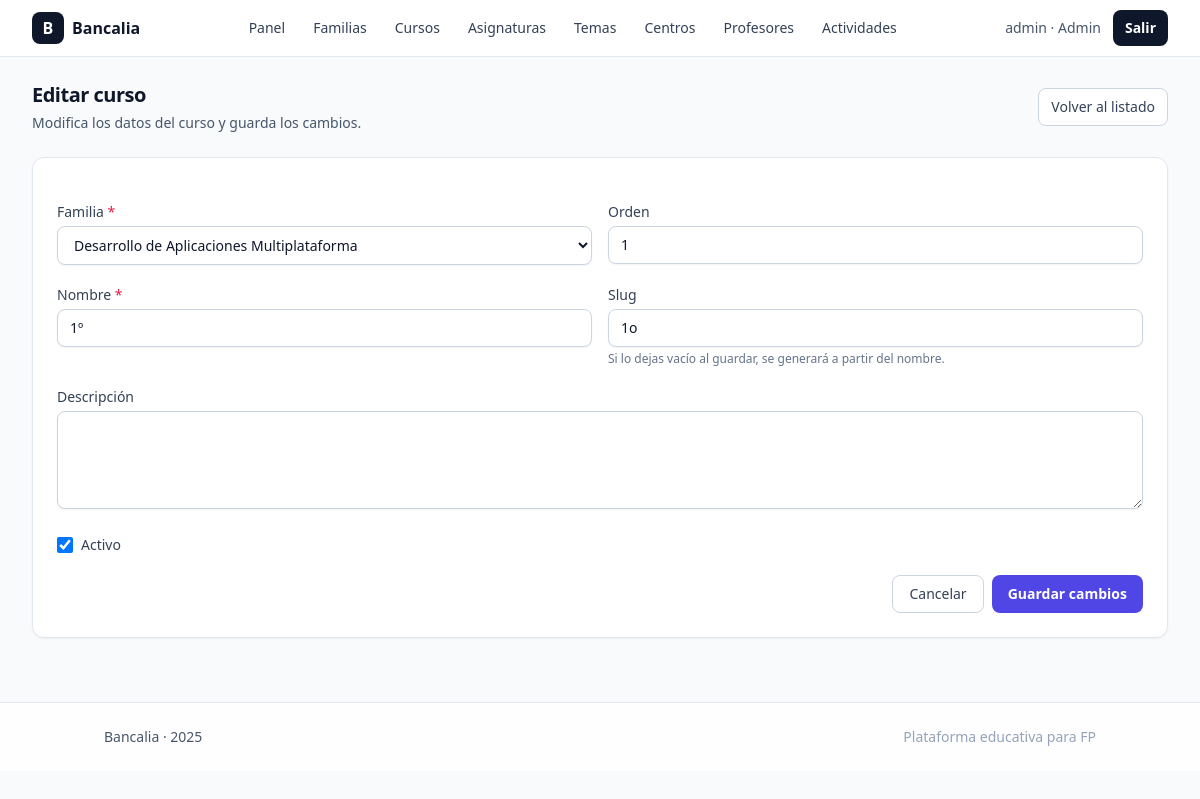
The app's page /admin/cursos/edit.php?id=1 (signed in) with its own data.
### tables this page shows
CREATE TABLE `cursos` (
  `id` int(11) NOT NULL,
  `familia_id` int(11) NOT NULL,
  `nombre` varchar(80) NOT NULL,
  `slug` varchar(120) NOT NULL,
  `descripcion` text DEFAULT NULL,
  `orden` int(11) NOT NULL DEFAULT 1,
  `is_active` tinyint(1) NOT NULL DEFAULT 1,
  `created_at` datetime NOT NULL DEFAULT current_timestamp(),
  `updated_at` datetime NOT NULL DEFAULT current_timestamp() ON UPDATE current_timestamp()
);

CREATE TABLE `familias_profesionales` (
  `id` int(11) NOT NULL,
  `nombre` varchar(150) NOT NULL,
  `slug` varchar(160) NOT NULL,
  `descripcion` text DEFAULT NULL,
  `is_active` tinyint(1) NOT NULL DEFAULT 1,
  `created_at` datetime NOT NULL DEFAULT current_timestamp(),
  `updated_at` datetime NOT NULL DEFAULT current_timestamp() ON UPDATE current_timestamp()
);

### config.php (called while the page is built, shortened)
<?php
function pdo(): PDO {
  static $pdo;
  if ($pdo instanceof PDO) return $pdo;
  $pdo = new PDO(
    'mysql:host=127.0.0.1;dbname=bancalia;charset=utf8mb4',
    'root', '',
    [
      PDO::ATTR_ERRMODE => PDO::ERRMODE_EXCEPTION,
      PDO::ATTR_DEFAULT_FETCH_MODE => PDO::FETCH_ASSOC,
      PDO::ATTR_EMULATE_PREPARES => false,
    ]
  );
  return $pdo;
}

### public/admin/cursos/edit.php (the view, shortened to what this page needs)
<?php
require_once __DIR__ . '/../../../config.php';
$id = (int)($_GET['id'] ?? 0);
$fams = pdo()->query('SELECT id, nombre FROM familias_profesionales WHERE is_active=1 ORDER BY nombre ASC')->fetchAll();
$st = pdo()->prepare('SELECT * FROM cursos WHERE id=:id LIMIT 1');
$st->execute([':id'=>$id]);
$row = $st->fetch();
require_once __DIR__ . '/../../../partials/header.php';
?>
<div class="mb-6 flex items-center justify-between">
  <div>
    <h1 class="text-xl font-semibold tracking-tight">Editar curso</h1>
    <p class="mt-1 text-sm text-slate-600">Modifica los datos del curso y guarda los cambios.</p>
  </div>
  <a href="<?= PUBLIC_URL ?>/admin/cursos/index.php"
     class="inline-flex items-center rounded-lg border border-slate-300 bg-white px-3 py-2 text-sm font-medium text-slate-700 hover:bg-slate-100">
    Volver al listado
  </a>
</div>
<div class="rounded-xl border border-slate-200 bg-white p-6 shadow-sm">
  <form method="post" action="" class="space-y-5">
    <div class="grid gap-4 sm:grid-cols-2">
      <div>
        <label for="familia_id" class="mb-1 block text-sm font-medium text-slate-700">Familia <span class="text-rose-600">*</span></label>
        <select id="familia_id" name="familia_id" required
                class="w-full rounded-lg border border-slate-300 bg-white px-3 py-2 text-sm shadow-sm focus:outline-none focus:ring-2 focus:ring-slate-400 focus:border-slate-400">
          <?php foreach ($fams as $f): ?>
            <option value="<?= (int)$f['id'] ?>" <?= (int)$row['familia_id']===(int)$f['id'] ? 'selected' : '' ?>>
              <?= htmlspecialchars($f['nombre']) ?>
            </option>
          <?php endforeach; ?>
        </select>
      </div>
      <div>
        <label for="orden" class="mb-1 block text-sm font-medium text-slate-700">Orden</label>
        <input id="orden" name="orden" type="number" value="<?= (int)$row['orden'] ?>" min="1"
               class="w-full rounded-lg border border-slate-300 bg-white px-3 py-2 text-sm shadow-sm focus:outline-none focus:ring-2 focus:ring-slate-400 focus:border-slate-400">
      </div>
    </div>
    <div class="grid gap-4 sm:grid-cols-2">
      <div>
        <label for="nombre" class="mb-1 block text-sm font-medium text-slate-700">Nombre <span class="text-rose-600">*</span></label>
        <input id="nombre" name="nombre" type="text" required
               value="<?= htmlspecialchars($row['nombre']) ?>"
               class="w-full rounded-lg border border-slate-300 bg-white px-3 py-2 text-sm shadow-sm placeholder-slate-400 focus:outline-none focus:ring-2 focus:ring-slate-400 focus:border-slate-400">
      </div>
      <div>
        <label for="slug" class="mb-1 block text-sm font-medium text-slate-700">Slug</label>
        <input id="slug" name="slug" type="text"
               value="<?= htmlspecialchars($row['slug']) ?>"
               class="w-full rounded-lg border border-slate-300 bg-white px-3 py-2 text-sm shadow-sm placeholder-slate-400 focus:outline-none focus:ring-2 focus:ring-slate-400 focus:border-slate-400">
        <p class="mt-1 text-xs text-slate-500">Si lo dejas vacío al guardar, se generará a partir del nombre.</p>
      </div>
    </div>
    <div>
      <label for="descripcion" class="mb-1 block text-sm font-medium text-slate-700">Descripción</label>
      <textarea id="descripcion" name="descripcion" rows="4"
                class="w-full rounded-lg border border-slate-300 bg-white px-3 py-2 text-sm shadow-sm placeholder-slate-400 focus:outline-none focus:ring-2 focus:ring-slate-400 focus:border-slate-400"
      ><?= htmlspecialchars((string)$row['descripcion']) ?></textarea>
    </div>
    <div class="flex items-center gap-2">
      <input id="is_active" name="is_active" type="checkbox"
             class="h-4 w-4 rounded border-slate-300 text-slate-900 focus:ring-slate-400"
             <?= (int)$row['is_active']===1 ? 'checked' : '' ?>>
      <label for="is_active" class="text-sm text-slate-700">Activo</label>
    </div>
    <div class="flex flex-col-reverse gap-2 sm:flex-row sm:justify-end">
      <a href="<?= PUBLIC_URL ?>/admin/cursos/index.php"
         class="inline-flex items-center justify-center rounded-lg border border-slate-300 bg-white px-4 py-2 text-sm font-medium text-slate-700 hover:bg-slate-100">
        Cancelar
      </a>
      <button type="submit"
              class="inline-flex items-center justify-center rounded-lg bg-indigo-600 px-4 py-2 text-sm font-semibold text-white hover:bg-indigo-500 active:scale-[0.99] transition">
        Guardar cambios
      </button>
    </div>
  </form>
</div>
<?php require_once __DIR__ . '/../../../partials/footer.php'; ?>

### records on screen
cursos: familia_id "Desarrollo de Aplicaciones Multiplataforma", orden "1", nombre "1º", slug "1o", is_active "☑"

### other values on screen
$u['role'] "admin"
$u['nombre'] "Admin"
